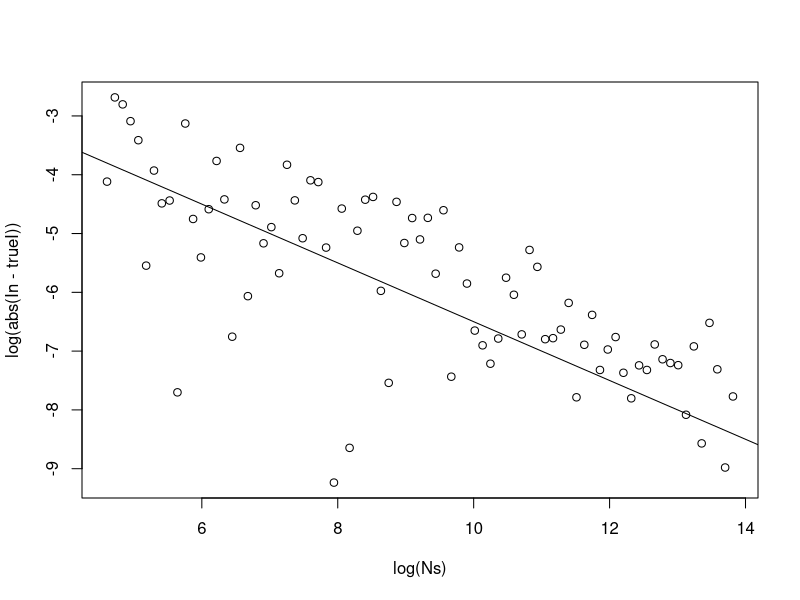

Here is the R script that generated this plot:
#Week 19 Answers

#Q1. 
#The integral of sin(x) from 0 to pi/2 is 1. This therefore means only (D) & (E) are possible correct answers
#Note that sin(x) takes a maximum value of 1 at sin(pi/2) therefore (D) is the correct answer

#Q2
SampleSpace <- 1:6
ProbSet <- rep( 1/6, times=6 )
Rolls <- sample( SampleSpace, 2, replace=TRUE, ProbSet )
SampleSize <- 100000
Trials <- rep( 0, SampleSize )
for( i in 1:SampleSize ){
  Rolls <- sample( SampleSpace, size=2, replace=TRUE, ProbSet)
  Trials[i] <- sum( Rolls )
}
var(Trials)
#I get, 5.829 - but the result will be random with the accuracy dependent on SampleSize
#The true answer is 5.83 (B)

#Q3.

MC.integrate <- function(f,a,b,k,N) {
  simx <- runif(N,a,b)
  simy <- runif(N,0,k)
  p <- sum(f(simx) > simy)/N
  return(p * k * (b-a))
}

#To find k we need to differentiate
#the integrand
#and show it has a maximum at x=2/5
#hence k=(2/5)^2 * (3/5)^3

set.seed(134)
I <- MC.integrate(function(x) x^2*(1-x)^3,0,1,(2/5)^2 * (3/5)^3,N=10000)
I
#0.01676506
#Hence (C)
#NB: The exact answer is 0.0166667
#but this was not what the question was
#asking for.

#Q4.

Ns <- 10^(seq(2,6,by=0.05))
In<-0
for (i in 1:length(Ns)) {
  In[i] <- MC.integrate(function(x) (1-x)/(1+x),0,1,1,N=Ns[i])
}
#The true value of the integral can
#be found to be 2*log(2) -1
trueI <- 2*log(2) -1

plot(log(Ns),log(abs(In - trueI)))
#The plot should show points that have 
#a general decreasing trend with log(N)
#with gradient approximately -0.5
abline(a=-1.5, b=-0.5)

#hence the correct answer is (B)